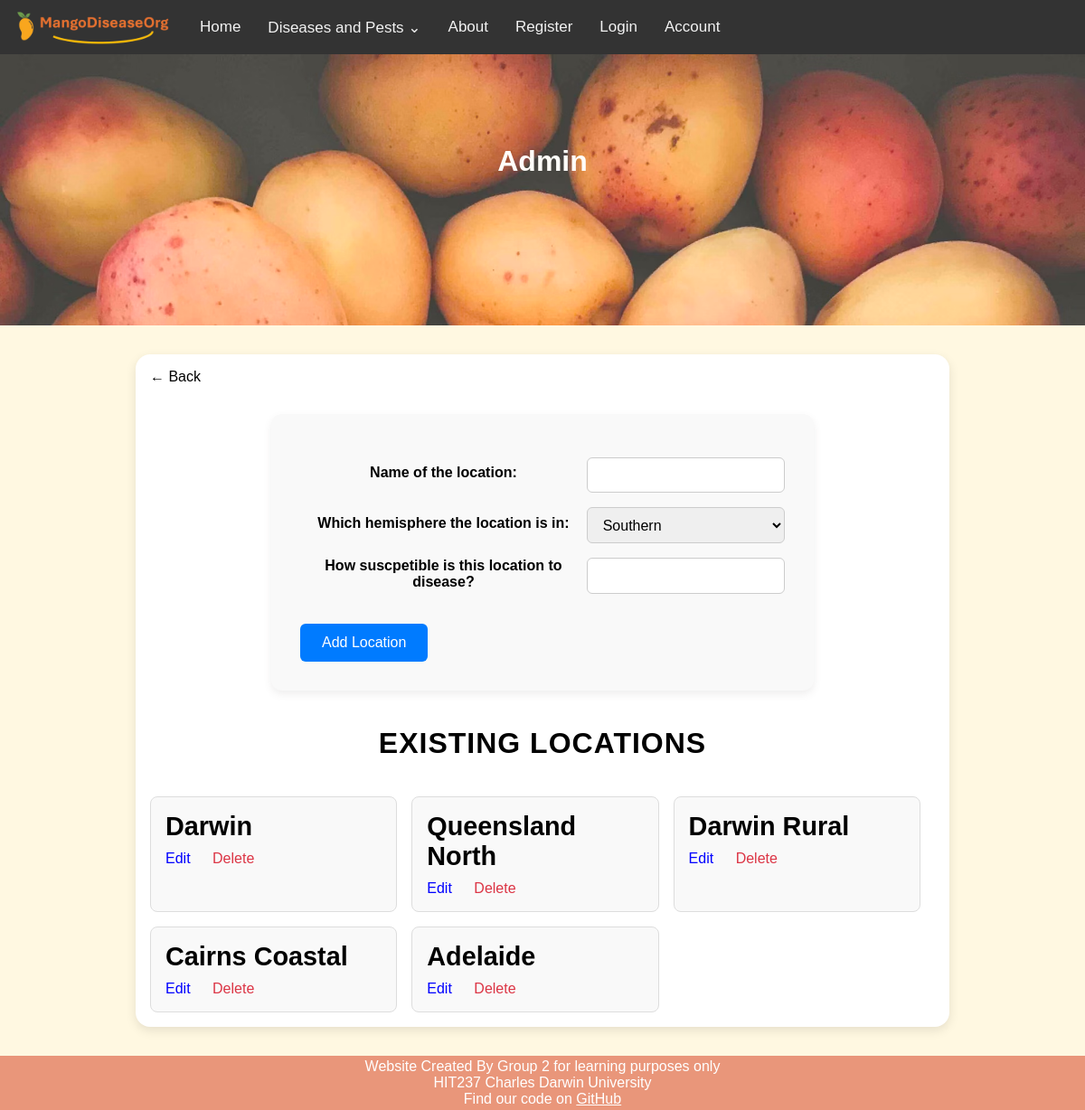
Page /add_location/ on the earlier database version.
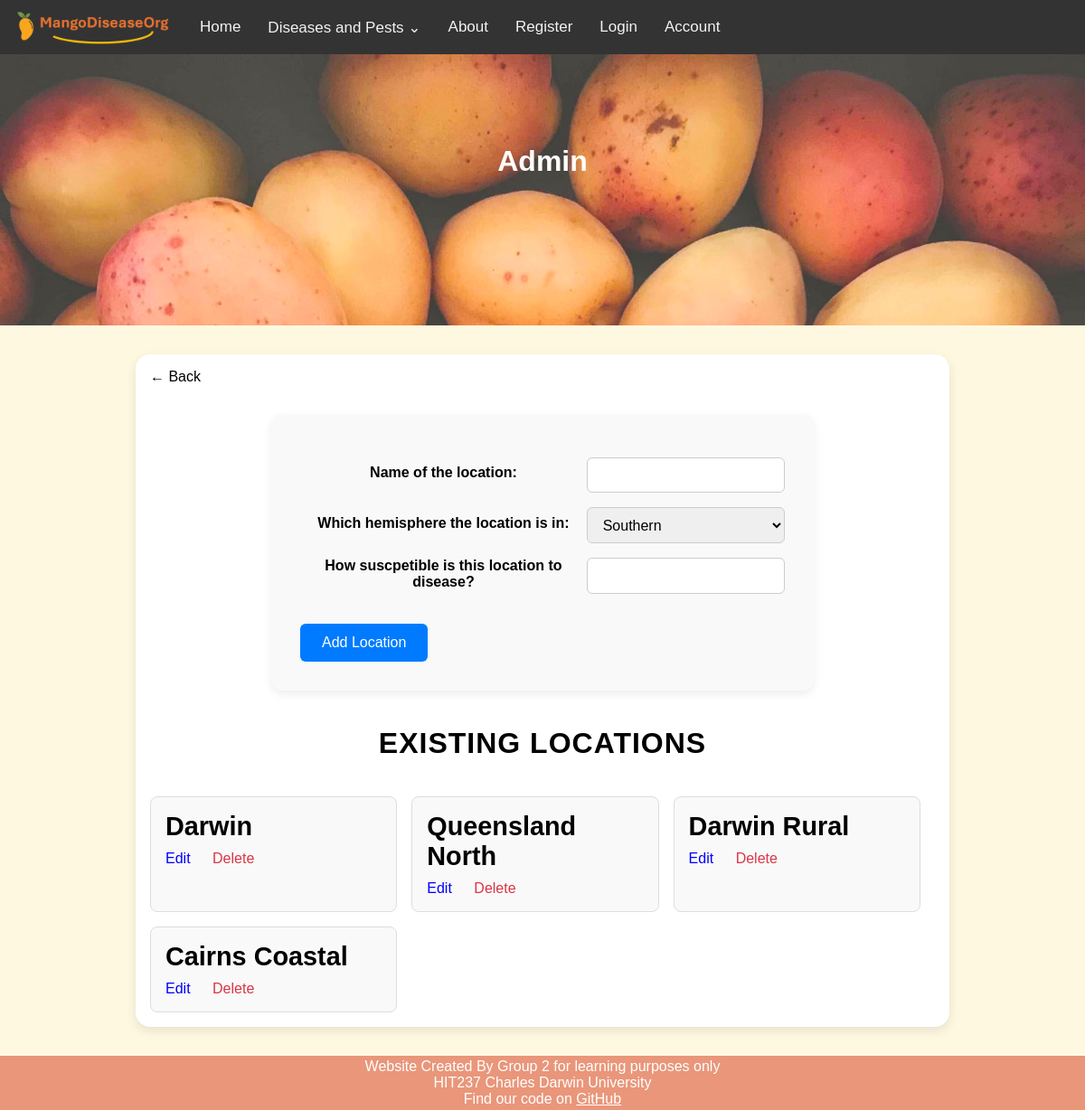
Same page on the later database version.
### mango_disease_app/models.py (models this page shows, shortened)
class Location(models.Model):
    HEMISPHERES = [
        ('north', 'Northern'),
        ('south', 'Southern'),
    ]
    locationName = models.CharField(max_length=255)
    hemisphere = models.CharField(choices=HEMISPHERES, max_length=5, default='south')
    locationSusceptability = models.IntegerField(validators=[validators.MinValueValidator(0),validators.MaxValueValidator(10)])

### mango_disease_app/views.py (the view)
# urls.py: re_path(r'^add_location/$', views.add_location, name='add_location'),
def add_location(request):
    post_data = None
    form = LocationForm(request.POST or None)
    locations = Location.objects.all()
    if request.method == 'POST' and form.is_valid():
        new_location = form.save()
        post_data = {
            'name':new_location.locationName,
        }
        form = LocationForm()
    return render(request, 'mango_disease_app/admin_forms/add_location.html', {
        'form': form,
        'new_location': post_data,
        'locations':locations,
    })

### mango_disease_app/forms.py
class LocationForm(forms.ModelForm):
    class Meta:
        model = Location
        fields = ['locationName','hemisphere', 'locationSusceptability']
        labels = {
            'locationName': "Name of the location",
            'hemisphere': "Which hemisphere the location is in",
            'locationSusceptability': "How suscpetible is this location to disease?"
        }

### mango_disease_app/context_processors.py (called while the page is built)
def disease_menu(request):
    return {'navs': Disease.objects.all()}

### mango_disease_app/templates/mango_disease_app/admin_forms/add_location.html (shortened to what this page needs)
{% extends 'mango_disease_app/base.html' %}
{% block page_header %}Admin{% endblock %}
{% load static %}
{% block content %}
<a href="javascript:history.back()" class="back-button">← Back</a>
	<form action="{% url 'add_location' %}" method="post" novalidate>
		<table>
			{{ form.as_table }}
		</table>
		<input type="submit" value="Add Location">
	</form>
	<h2>Existing Locations</h2>
	{% if locations %}
	<div class="orchard-grid">
		{% for location in locations %}
			<div class="orchard-card">
				<h3 class="orchard-name">{{ location.locationName }}</h3>
				<div class="card-actions">
					<a href="{% url 'edit_location' location.id %}" class="action-link">Edit</a>
					<a href="{% url 'delete_location' location.id %}" class="action-link delete-link" onclick="return confirm('Delete this location?');">Delete</a>
				</div>
			</div>
		{% endfor %}
	</div>
	{% else %}
		<p>No locations added yet.</p>
	{% endif %}
{% endblock %}

Differences in the rows shown:
removed Location: locationName "Adelaide"
